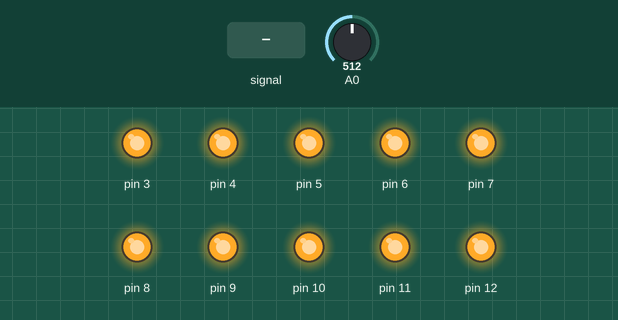
Bench run of a sketch on a simulated Arduino Uno, built with avr-gcc and run on an emulated ATmega328P. Parts: output pins drawn as LEDs (lit = HIGH). Inputs (shaded band) come from the test bench; at power-on: A0 = 512.

Above: at 1.2 s.
1.3 s: A0 fed a 200 Hz sine of ±81 counts around its level
4.3 s: A0 set to 461
5.8 s: A0 set to 442
At 7.0 s:
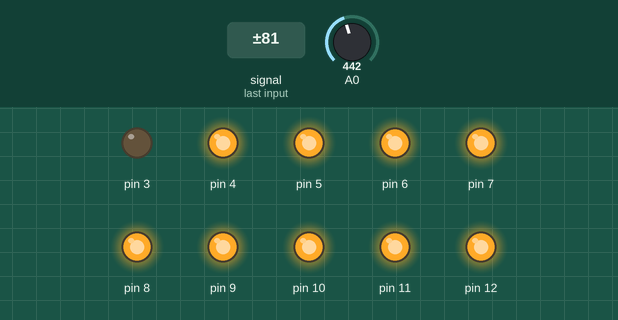
7.3 s: A0 set to 306
At 8.3 s:
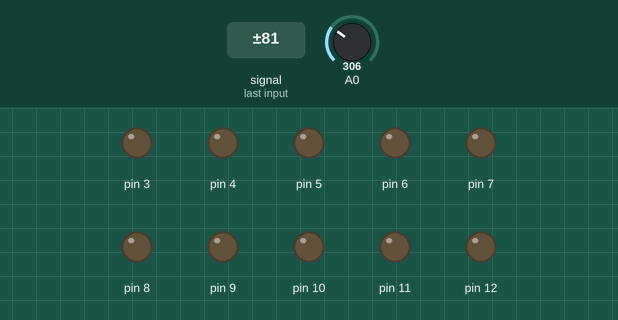
8.8 s: A0 set to 275
At 9.5 s:
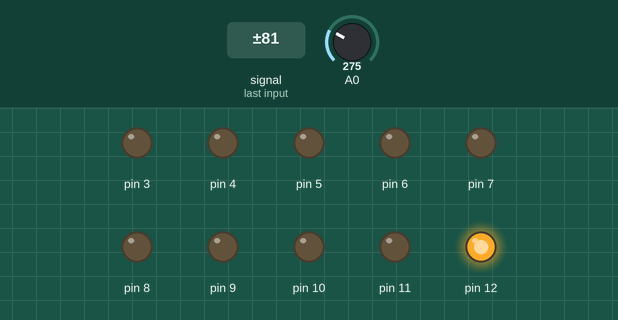
10.3 s: A0 set to 122
At 10.6 s:
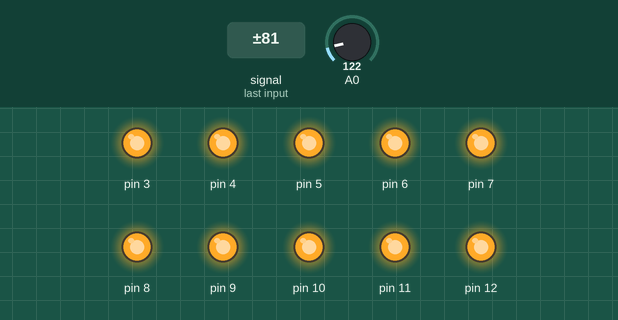
Timing chart, 0 to 12.8 s (numbered marks = the images above; inputs shaded):
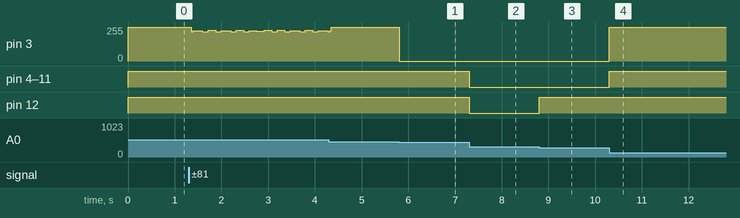

Measured:
- the behaviour switches between 443 and 442 on A0 (found by bisection; images 0 and 1)
- the behaviour switches between 284 and 283 on A0 (found by bisection; images 2 and 3)
- after the input at 5.8 s, pin 3: 255/255 → 0/255 at once
- after the input at 7.3 s, pin 4–12: HIGH → LOW at once
- after the input at 8.8 s, pin 12: LOW → HIGH at once
- after the input at 10.3 s, pin 3: 0/255 → 255/255 at once; pin 4–11: LOW → HIGH at once

The sketch:

vumetroLed.ino
```cpp
// VUMETRO LED
// Un vumetro led consiste en iluminar gradualmente un grupo de leds, dependiendo de la intensidad del sonido recibido
// Al conectar el microfono a la salida A0 analogica, esta nos va a delvover valores de 0 a 1023, dependiendo del voltaje
// Con MINSONIDO y MAXSONIDO fijamos el rango de captura ignorando lecturas fuera de ese rango
// En cada ciclo se calcula un valor medio tomando como referencias las n NUMLECTURAS anteriores
// Por último el valor medio obtenido se transforma a un valor entre primerLED y ultimoLED. Dicho valor representa el numero de leds a encender

#define NUMPASADAS 5  // Numero de lecturas por led
#define MINSONIDO 25  // Minima intensidad de sonido
#define MAXSONIDO 125 // Maxima intensidad de sonido

const int primerLED = 3;  // Primer led de la cadena de leds
const int ultimoLED = 12; // Ultimo led de la cadena de leds

int leds;
int pasadas[NUMPASADAS]; // Array para la intensidad de los leds
int index = 0;
int total = 0;
int media = 0;
int sonido = 0;

// Funcion setup (obligaotria)
// Se ejecuta una sola vez, cuando Arduino se enciende. La usamos para inicializar los pins y las lecturas.
// Configuramos los pins digitales como Outputs (off) con pinmode() y
// las lecturas en el rango de la variable NUMPASADAS las inicializamos a 0 a la espera de sonido por el micro
void setup() {

    for (int r = 0; r < NUMPASADAS; r++) {
        pasadas[r] = 0;
    }
    for (int p = primerLED; p <= ultimoLED; p++) {
        pinMode(p, OUTPUT);
    }
    leds = (ultimoLED - primerLED) + 1;
}

// Funcion loop (obligatoria).
// Se ejecuta constantemente despues de setup ().
// Es donde controlamos los voltajes de los inputs, pasando los outputs de on a off.
void loop() {
    total -= pasadas[index]; // El valor anterior se resta, de esta forma total representa la diferencia con respecto al valor anterior
    pasadas[index] = analogRead(0); // Guardamos en pasadas lo que recibe de A0 analogico. Devolvera entre 0 y 1023
    total += pasadas[index]; // El valor leido se acumula en total
    index++;

    if (index >= NUMPASADAS) { //Si llegamos al final de numpasadas, ponemos index a 0 y paramos de guardar señal de A0 en array
       index = 0;
    }

    // Sacamos el valor absoluto de la media y aplicamos un corrector para centrar el valor de 0 (silencio) dentro del rango MINSONIDO y MAXSONIDO
    media = abs((total / NUMPASADAS) - 318);
    // La funcion map aplica una regla de proporcionalidad transformando un valor entre MINSONIDO y MAXSONIDO en un valor entre 0 y leds
    sonido = map(media, MINSONIDO, MAXSONIDO, 0, leds);

    for (int ledON = ultimoLED; ledON > (ultimoLED - sonido); ledON--) { // Encendemos leds
        digitalWrite(ledON, HIGH);
    }

    for (int ledOFF = (ultimoLED - sonido); ledOFF >= primerLED; ledOFF--) { // No encendemos leds
        digitalWrite(ledOFF, LOW);
    }

/*  Para invertir el sentido de los led ó bien, girar el Arduino usar este grupo de sentencias en lugar del anterior
    for (int ledON = firstLED; ledON < (firstLED + sound); ledON++) {
        digitalWrite(ledON, HIGH);
    }

    for (int ledOFF = (firstLED + sound); ledOFF <= lastLED; ledOFF++) {
        digitalWrite(ledOFF, LOW);
    }
*/
}
```
